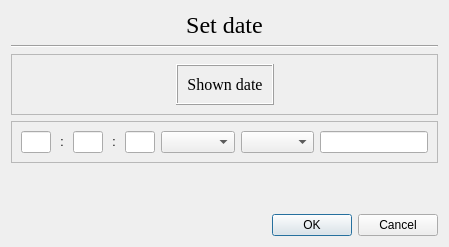
<?xml version="1.0" encoding="UTF-8"?>
<ui version="4.0">
 <class>SetDate</class>
 <widget class="QDialog" name="SetDate">
  <property name="geometry">
   <rect>
    <x>0</x>
    <y>0</y>
    <width>449</width>
    <height>247</height>
   </rect>
  </property>
  <property name="windowTitle">
   <string>Dialog</string>
  </property>
  <layout class="QVBoxLayout" name="verticalLayout">
   <item>
    <widget class="QLabel" name="label">
     <property name="font">
      <font>
       <family>Georgia</family>
       <pointsize>18</pointsize>
      </font>
     </property>
     <property name="text">
      <string>Set date</string>
     </property>
     <property name="alignment">
      <set>Qt::AlignCenter</set>
     </property>
    </widget>
   </item>
   <item>
    <widget class="Line" name="line">
     <property name="orientation">
      <enum>Qt::Horizontal</enum>
     </property>
    </widget>
   </item>
   <item>
    <widget class="QFrame" name="frame">
     <property name="frameShape">
      <enum>QFrame::StyledPanel</enum>
     </property>
     <property name="frameShadow">
      <enum>QFrame::Raised</enum>
     </property>
     <layout class="QHBoxLayout" name="horizontalLayout">
      <item>
       <spacer name="horizontalSpacer">
        <property name="orientation">
         <enum>Qt::Horizontal</enum>
        </property>
        <property name="sizeHint" stdset="0">
         <size>
          <width>40</width>
          <height>20</height>
         </size>
        </property>
       </spacer>
      </item>
      <item>
       <widget class="QFrame" name="frame_2">
        <property name="frameShape">
         <enum>QFrame::Box</enum>
        </property>
        <property name="frameShadow">
         <enum>QFrame::Raised</enum>
        </property>
        <layout class="QGridLayout" name="gridLayout">
         <item row="0" column="0">
          <widget class="QLabel" name="date_preview">
           <property name="font">
            <font>
             <family>Georgia</family>
             <pointsize>12</pointsize>
            </font>
           </property>
           <property name="text">
            <string>Shown date</string>
           </property>
           <property name="alignment">
            <set>Qt::AlignCenter</set>
           </property>
          </widget>
         </item>
        </layout>
       </widget>
      </item>
      <item>
       <spacer name="horizontalSpacer_2">
        <property name="orientation">
         <enum>Qt::Horizontal</enum>
        </property>
        <property name="sizeHint" stdset="0">
         <size>
          <width>40</width>
          <height>20</height>
         </size>
        </property>
       </spacer>
      </item>
     </layout>
     <zorder>date_preview</zorder>
     <zorder>frame_2</zorder>
     <zorder>horizontalSpacer</zorder>
     <zorder>horizontalSpacer_2</zorder>
    </widget>
   </item>
   <item>
    <widget class="QFrame" name="frame_3">
     <property name="frameShape">
      <enum>QFrame::StyledPanel</enum>
     </property>
     <property name="frameShadow">
      <enum>QFrame::Raised</enum>
     </property>
     <layout class="QHBoxLayout" name="horizontalLayout_2">
      <item>
       <widget class="QLineEdit" name="hour">
        <property name="sizePolicy">
         <sizepolicy hsizetype="Minimum" vsizetype="Fixed">
          <horstretch>0</horstretch>
          <verstretch>0</verstretch>
         </sizepolicy>
        </property>
        <property name="maximumSize">
         <size>
          <width>30</width>
          <height>16777215</height>
         </size>
        </property>
        <property name="alignment">
         <set>Qt::AlignRight|Qt::AlignTrailing|Qt::AlignVCenter</set>
        </property>
       </widget>
      </item>
      <item>
       <widget class="QLabel" name="label_2">
        <property name="sizePolicy">
         <sizepolicy hsizetype="Minimum" vsizetype="Preferred">
          <horstretch>0</horstretch>
          <verstretch>0</verstretch>
         </sizepolicy>
        </property>
        <property name="maximumSize">
         <size>
          <width>10</width>
          <height>16777215</height>
         </size>
        </property>
        <property name="text">
         <string>:</string>
        </property>
        <property name="alignment">
         <set>Qt::AlignCenter</set>
        </property>
       </widget>
      </item>
      <item>
       <widget class="QLineEdit" name="min">
        <property name="sizePolicy">
         <sizepolicy hsizetype="Minimum" vsizetype="Fixed">
          <horstretch>0</horstretch>
          <verstretch>0</verstretch>
         </sizepolicy>
        </property>
        <property name="maximumSize">
         <size>
          <width>30</width>
          <height>16777215</height>
         </size>
        </property>
        <property name="alignment">
         <set>Qt::AlignRight|Qt::AlignTrailing|Qt::AlignVCenter</set>
        </property>
       </widget>
      </item>
      <item>
       <widget class="QLabel" name="label_3">
        <property name="sizePolicy">
         <sizepolicy hsizetype="Minimum" vsizetype="Preferred">
          <horstretch>0</horstretch>
          <verstretch>0</verstretch>
         </sizepolicy>
        </property>
        <property name="maximumSize">
         <size>
          <width>10</width>
          <height>16777215</height>
         </size>
        </property>
        <property name="text">
         <string>:</string>
        </property>
        <property name="alignment">
         <set>Qt::AlignCenter</set>
        </property>
       </widget>
      </item>
      <item>
       <widget class="QLineEdit" name="sec">
        <property name="sizePolicy">
         <sizepolicy hsizetype="Minimum" vsizetype="Fixed">
          <horstretch>0</horstretch>
          <verstretch>0</verstretch>
         </sizepolicy>
        </property>
        <property name="maximumSize">
         <size>
          <width>30</width>
          <height>16777215</height>
         </size>
        </property>
        <property name="alignment">
         <set>Qt::AlignRight|Qt::AlignTrailing|Qt::AlignVCenter</set>
        </property>
       </widget>
      </item>
      <item>
       <widget class="QComboBox" name="day"/>
      </item>
      <item>
       <widget class="QComboBox" name="month"/>
      </item>
      <item>
       <widget class="QLineEdit" name="year">
        <property name="sizePolicy">
         <sizepolicy hsizetype="Minimum" vsizetype="Fixed">
          <horstretch>0</horstretch>
          <verstretch>0</verstretch>
         </sizepolicy>
        </property>
       </widget>
      </item>
     </layout>
    </widget>
   </item>
   <item>
    <spacer name="verticalSpacer">
     <property name="orientation">
      <enum>Qt::Vertical</enum>
     </property>
     <property name="sizeHint" stdset="0">
      <size>
       <width>20</width>
       <height>40</height>
      </size>
     </property>
    </spacer>
   </item>
   <item>
    <widget class="QDialogButtonBox" name="buttonBox">
     <property name="standardButtons">
      <set>QDialogButtonBox::Cancel|QDialogButtonBox::Ok</set>
     </property>
    </widget>
   </item>
  </layout>
 </widget>
 <resources/>
 <connections/>
</ui>
